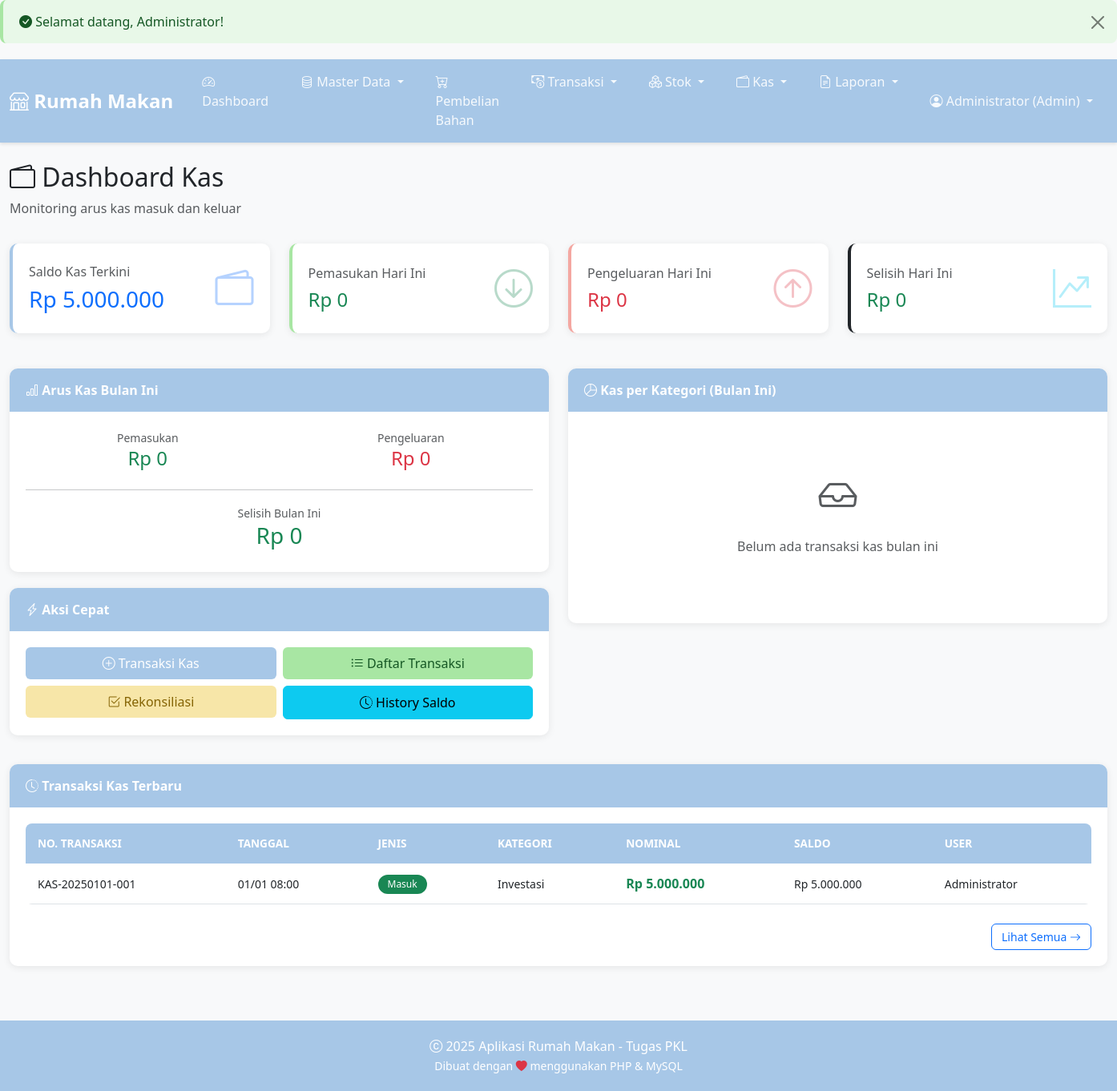
Page /index.php?page=dashboard_kas (signed in) on the committed database.
### tables this page shows
CREATE TABLE kas_umum (
    id INT PRIMARY KEY AUTO_INCREMENT,
    no_transaksi_kas VARCHAR(50) UNIQUE NOT NULL,
    tanggal_transaksi DATETIME NOT NULL,
    jenis_transaksi ENUM('masuk', 'keluar') NOT NULL,
    kategori ENUM('penjualan', 'pembelian_bahan', 'gaji', 'operasional', 'investasi', 'lainnya') NOT NULL,
    nominal DECIMAL(15,2) NOT NULL,
    saldo_sebelum DECIMAL(15,2) NOT NULL,
    saldo_sesudah DECIMAL(15,2) NOT NULL,
    referensi_type ENUM('penjualan', 'pembelian', 'manual') NULL,
    referensi_id INT NULL,
    keterangan TEXT NULL,
    user_id INT NOT NULL,
    created_at TIMESTAMP DEFAULT CURRENT_TIMESTAMP,
    FOREIGN KEY (user_id) REFERENCES users(id),
    INDEX idx_tanggal (tanggal_transaksi),
    INDEX idx_jenis (jenis_transaksi)
);

CREATE TABLE users (
    id INT PRIMARY KEY AUTO_INCREMENT,
    username VARCHAR(50) UNIQUE NOT NULL,
    password VARCHAR(255) NOT NULL,
    nama_lengkap VARCHAR(100) NOT NULL,
    role ENUM('admin', 'karyawan', 'kasir') DEFAULT 'karyawan',
    created_at TIMESTAMP DEFAULT CURRENT_TIMESTAMP,
    updated_at TIMESTAMP DEFAULT CURRENT_TIMESTAMP ON UPDATE CURRENT_TIMESTAMP
);

### config/database.php (called while the page is built, shortened)
<?php
$conn = null;
function getConnection() {
    global $conn;
    if ($conn === null) {
        try {
            $conn = new mysqli(DB_HOST, DB_USER, DB_PASS, DB_NAME);
            $conn->set_charset('utf8mb4');
        } catch (Exception $e) {
            die("Error Database: " . $e->getMessage());
        }
    }
    return $conn;
}
function query($sql, $params = []) {
    $conn = getConnection();
    if (empty($params)) {
        $result = $conn->query($sql);
        return $result;
    }
    $stmt = $conn->prepare($sql);
    if (!empty($params)) {
        $types = '';
        foreach ($params as $param) {
            if (is_int($param)) {
                $types .= 'i';
            } elseif (is_double($param)) {
                $types .= 'd';
            } else {
                $types .= 's';
            }
        }
        $stmt->bind_param($types, ...$params);
    }
    $stmt->execute();
    $result = $stmt->get_result();
    return $result;
}
function fetchOne($sql, $params = []) {
    $result = query($sql, $params);
    if ($result && $result->num_rows > 0) {
        return $result->fetch_assoc();
    }
    return null;
}
function fetchAll($sql, $params = []) {
    $result = query($sql, $params);
    $data = [];
    if ($result) {
        while ($row = $result->fetch_assoc()) {
            $data[] = $row;
        }
    }
    return $data;
}
function formatRupiah($number) {
    return 'Rp ' . number_format($number, 0, ',', '.');
}
function formatDateTime($datetime, $format = 'd/m/Y H:i') {
    return date($format, strtotime($datetime));
}
?>

### modul/kas_umum/dashboard_kas.php (the view, shortened to what this page needs)
<?php
$today = date('Y-m-d');
$saldo_kas = fetchOne("SELECT saldo_sesudah FROM kas_umum ORDER BY created_at DESC, id DESC LIMIT 1");
$saldo = $saldo_kas ? $saldo_kas['saldo_sesudah'] : 0;
$kas_today = fetchOne("
    SELECT
        COALESCE(SUM(CASE WHEN jenis_transaksi = 'masuk' THEN nominal ELSE 0 END), 0) as pemasukan,
        COALESCE(SUM(CASE WHEN jenis_transaksi = 'keluar' THEN nominal ELSE 0 END), 0) as pengeluaran
    FROM kas_umum
    WHERE DATE(tanggal_transaksi) = ?
", [$today]);
$selisih = $kas_today['pemasukan'] - $kas_today['pengeluaran'];
$bulan_ini = date('Y-m');
$kas_bulan = fetchOne("
    SELECT
        COALESCE(SUM(CASE WHEN jenis_transaksi = 'masuk' THEN nominal ELSE 0 END), 0) as pemasukan,
        COALESCE(SUM(CASE WHEN jenis_transaksi = 'keluar' THEN nominal ELSE 0 END), 0) as pengeluaran
    FROM kas_umum
    WHERE DATE_FORMAT(tanggal_transaksi, '%Y-%m') = ?
", [$bulan_ini]);
$kas_kategori = fetchAll("
    SELECT
        kategori,
        jenis_transaksi,
        COALESCE(SUM(nominal), 0) as total
    FROM kas_umum
    WHERE DATE_FORMAT(tanggal_transaksi, '%Y-%m') = ?
    GROUP BY kategori, jenis_transaksi
    ORDER BY total DESC
", [$bulan_ini]);
$transaksi_terbaru = fetchAll("
    SELECT k.*, u.nama_lengkap
    FROM kas_umum k
    JOIN users u ON k.user_id = u.id
    ORDER BY k.created_at DESC
    LIMIT 10
");
?>
<div class="row mb-3">
    <div class="col-md-12">
        <h2><i class="bi bi-wallet2"></i> Dashboard Kas</h2>
        <p class="text-muted">Monitoring arus kas masuk dan keluar</p>
    </div>
</div>
<div class="row mb-4">
    <div class="col-md-3">
        <div class="card dashboard-card card-primary">
            <div class="card-body">
                <div>
                    <h6 class="text-muted">Saldo Kas Terkini</h6>
                    <h3 class="mb-0 text-primary"><?php echo formatRupiah($saldo); ?></h3>
                </div>
                <div class="icon">
                    <i class="bi bi-wallet2 text-primary"></i>
                </div>
            </div>
        </div>
    </div>
    <div class="col-md-3">
        <div class="card dashboard-card card-success">
            <div class="card-body">
                <div>
                    <h6 class="text-muted">Pemasukan Hari Ini</h6>
                    <h4 class="mb-0 text-success"><?php echo formatRupiah($kas_today['pemasukan']); ?></h4>
                </div>
                <div class="icon">
                    <i class="bi bi-arrow-down-circle text-success"></i>
                </div>
            </div>
        </div>
    </div>
    <div class="col-md-3">
        <div class="card dashboard-card card-danger">
            <div class="card-body">
                <div>
                    <h6 class="text-muted">Pengeluaran Hari Ini</h6>
                    <h4 class="mb-0 text-danger"><?php echo formatRupiah($kas_today['pengeluaran']); ?></h4>
                </div>
                <div class="icon">
                    <i class="bi bi-arrow-up-circle text-danger"></i>
                </div>
            </div>
        </div>
    </div>
    <div class="col-md-3">
        <div class="card dashboard-card card-info">
            <div class="card-body">
                <div>
                    <h6 class="text-muted">Selisih Hari Ini</h6>
                    <h4 class="mb-0 <?php echo $selisih >= 0 ? 'text-success' : 'text-danger'; ?>">
                        <?php echo formatRupiah($selisih); ?>
                    </h4>
                </div>
                <div class="icon">
                    <i class="bi bi-graph-up-arrow text-info"></i>
                </div>
            </div>
        </div>
    </div>
</div>
<div class="row">
    <div class="col-md-6">
        <div class="card">
            <div class="card-header">
                <i class="bi bi-bar-chart"></i> Arus Kas Bulan Ini
            </div>
            <div class="card-body">
                <div class="row text-center mb-3">
                    <div class="col-md-6">
                        <small class="text-muted">Pemasukan</small>
                        <h4 class="text-success"><?php echo formatRupiah($kas_bulan['pemasukan']); ?></h4>
                    </div>
                    <div class="col-md-6">
                        <small class="text-muted">Pengeluaran</small>
                        <h4 class="text-danger"><?php echo formatRupiah($kas_bulan['pengeluaran']); ?></h4>
                    </div>
                </div>
                <hr>
                <div class="text-center">
                    <small class="text-muted">Selisih Bulan Ini</small>
                    <h3 class="<?php echo ($kas_bulan['pemasukan'] - $kas_bulan['pengeluaran']) >= 0 ? 'text-success' : 'text-danger'; ?>">
                        <?php echo formatRupiah($kas_bulan['pemasukan'] - $kas_bulan['pengeluaran']); ?>
                    </h3>
                </div>
            </div>
        </div>
        <div class="card mt-3">
            <div class="card-header">
                <i class="bi bi-lightning-charge"></i> Aksi Cepat
            </div>
            <div class="card-body">
                <div class="row g-2">
                    <div class="col-6">
                        <a href="index.php?page=tambah_transaksi_kas" class="btn btn-primary w-100">
                            <i class="bi bi-plus-circle"></i> Transaksi Kas
                        </a>
                    </div>
                    <div class="col-6">
                        <a href="index.php?page=list_transaksi_kas" class="btn btn-success w-100">
                            <i class="bi bi-list-ul"></i> Daftar Transaksi
                        </a>
                    </div>
                    <div class="col-6">
                        <a href="index.php?page=rekonsiliasi_kas" class="btn btn-warning w-100">
                            <i class="bi bi-check2-square"></i> Rekonsiliasi
                        </a>
                    </div>
                    <div class="col-6">
                        <a href="index.php?page=history_saldo" class="btn btn-info w-100">
                            <i class="bi bi-clock-history"></i> History Saldo
                        </a>
                    </div>
                </div>
            </div>
        </div>
    </div>
    <div class="col-md-6">
        <div class="card">
            <div class="card-header">
                <i class="bi bi-pie-chart"></i> Kas per Kategori (Bulan Ini)
            </div>
            <div class="card-body">
                <?php if (empty($kas_kategori)): ?>
                    <div class="text-center text-muted py-5">
                        <i class="bi bi-inbox" style="font-size: 3rem;"></i>
                        <p class="mt-3">Belum ada transaksi kas bulan ini</p>
                    </div>
                <?php endif; ?>
            </div>
        </div>
    </div>
</div>
<div class="row mt-3">
    <div class="col-md-12">
        <div class="card">
            <div class="card-header">
                <i class="bi bi-clock-history"></i> Transaksi Kas Terbaru
            </div>
            <div class="card-body">
                <?php if (empty($transaksi_terbaru)): ?>
                    <div class="text-center text-muted py-3">
                        <i class="bi bi-inbox" style="font-size: 2rem;"></i>
                        <p class="mt-2">Belum ada transaksi kas</p>
                    </div>
                <?php else: ?>
                    <div class="table-responsive">
                        <table class="table table-hover table-sm">
                            <thead>
                                <tr>
                                    <th>No. Transaksi</th>
                                    <th>Tanggal</th>
                                    <th>Jenis</th>
                                    <th>Kategori</th>
                                    <th>Nominal</th>
                                    <th>Saldo</th>
                                    <th>User</th>
                                </tr>
                            </thead>
                            <tbody>
                                <?php foreach ($transaksi_terbaru as $trx): ?>
                                <tr>
                                    <td><small><?php echo $trx['no_transaksi_kas']; ?></small></td>
                                    <td><small><?php echo formatDateTime($trx['tanggal_transaksi'], 'd/m H:i'); ?></small></td>
                                    <td>
                                        <?php if ($trx['jenis_transaksi'] == 'masuk'): ?>
                                            <span class="badge bg-success">Masuk</span>
                                        <?php else: ?>
                                            <span class="badge bg-danger">Keluar</span>
                                        <?php endif; ?>
                                    </td>
                                    <td><small><?php echo ucwords(str_replace('_', ' ', $trx['kategori'])); ?></small></td>
                                    <td class="<?php echo $trx['jenis_transaksi'] == 'masuk' ? 'text-success' : 'text-danger'; ?>">
                                        <strong><?php echo formatRupiah($trx['nominal']); ?></strong>
                                    </td>
                                    <td><small><?php echo formatRupiah($trx['saldo_sesudah']); ?></small></td>
                                    <td><small><?php echo $trx['nama_lengkap']; ?></small></td>
                                </tr>
                                <?php endforeach; ?>
                            </tbody>
                        </table>
                    </div>
                    <div class="text-end mt-2">
                        <a href="index.php?page=list_transaksi_kas" class="btn btn-sm btn-outline-primary">
                            Lihat Semua <i class="bi bi-arrow-right"></i>
                        </a>
                    </div>
                <?php endif; ?>
            </div>
        </div>
    </div>
</div>

### style/css.css (style rules this page uses)
:root { --primary-color: #A7C7E7; --secondary-color: #F7D08A; --success-color: #A8E6A3; --danger-color: #F4A7A1; --warning-color: #F7E6A8; --info-color: #A8D8EA; --dark-color: #7A8C9E; --light-color: #F6F6F6; }
body { font-family: 'Segoe UI', Tahoma, Geneva, Verdana, sans-serif; background-color: #F8F9FA; min-height: 100vh; }
.card { border: none; border-radius: 10px; box-shadow: 0 2px 10px rgba(0,0,0,0.08); margin-bottom: 20px; transition: transform 0.2s ease, box-shadow 0.2s ease; }
.card-header { background-color: var(--primary-color); color: white; border: none; border-radius: 10px 10px 0 0 !important; font-weight: 600; padding: 15px 20px; }
.card-body { padding: 20px; }
.dashboard-card { border-left: 4px solid; transition: all 0.3s ease; }
.dashboard-card.card-primary { border-left-color: var(--primary-color); }
.dashboard-card.card-success { border-left-color: var(--success-color); }
.dashboard-card.card-danger { border-left-color: var(--danger-color); }
.dashboard-card .card-body { display: flex; align-items: center; justify-content: space-between; }
.dashboard-card .icon { font-size: 3rem; opacity: 0.3; }
.btn { border-radius: 6px; padding: 8px 20px; font-weight: 500; transition: all 0.3s ease; }
.btn-primary { background-color: var(--primary-color); border: none; color: white; }
.btn-success { background-color: var(--success-color); border: none; color: #155724; }
.btn-warning { background-color: var(--warning-color); border: none; color: #856404; }
.btn-sm { padding: 5px 12px; font-size: 0.875rem; }
.table { background: white; border-radius: 8px; overflow: hidden; }
.table thead th { background-color: var(--primary-color); color: white; border: none; font-weight: 600; text-transform: uppercase; font-size: 0.85rem; padding: 15px; }
.table tbody tr { transition: background-color 0.2s ease; }
.table td { vertical-align: middle; padding: 12px 15px; }
.badge { padding: 6px 12px; font-weight: 500; border-radius: 20px; }

### rows in the picture
kas_umum: saldo_sesudah "Rp 5.000.000", no_transaksi_kas "KAS-20250101-001", tanggal_transaksi "01/01 08:00", jenis_transaksi "Masuk", kategori "Investasi", nominal "Rp 5.000.000", user.nama_lengkap "Administrator"

### other values in the picture
$_SESSION['success'] "Selamat datang, Administrator!"
$_SESSION['nama_lengkap'] "Administrator"
formatRupiah($kas_today['pemasukan']) "Rp 0"
formatRupiah($kas_today['pengeluaran']) "Rp 0"
formatRupiah($selisih) "Rp 0"
formatRupiah($kas_bulan['pemasukan']) "Rp 0"
formatRupiah($kas_bulan['pengeluaran']) "Rp 0"
formatRupiah($kas_bulan['pemasukan'] - $kas_bulan['pengeluaran']) "Rp 0"
